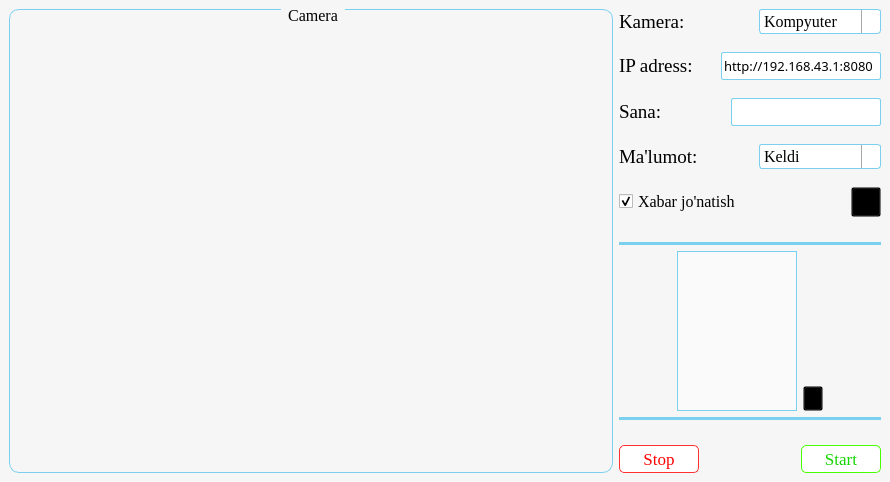
<?xml version="1.0" encoding="UTF-8"?>
<ui version="4.0">
 <class>MainWindow</class>
 <widget class="QMainWindow" name="MainWindow">
  <property name="geometry">
   <rect>
    <x>0</x>
    <y>0</y>
    <width>890</width>
    <height>482</height>
   </rect>
  </property>
  <property name="minimumSize">
   <size>
    <width>890</width>
    <height>482</height>
   </size>
  </property>
  <property name="maximumSize">
   <size>
    <width>890</width>
    <height>482</height>
   </size>
  </property>
  <property name="font">
   <font>
    <family>MS Serif</family>
   </font>
  </property>
  <property name="windowTitle">
   <string>Kamera</string>
  </property>
  <property name="windowIcon">
   <iconset>
    <normalon>:/Icons/Icons/camera.png</normalon>
   </iconset>
  </property>
  <property name="styleSheet">
   <string notr="true"/>
  </property>
  <property name="iconSize">
   <size>
    <width>32</width>
    <height>20</height>
   </size>
  </property>
  <widget class="QWidget" name="centralwidget">
   <property name="styleSheet">
    <string notr="true">#centralwidget {
    background-color: rgb(246, 246, 246);
}</string>
   </property>
   <layout class="QGridLayout" name="gridLayout_3">
    <item row="0" column="0">
     <layout class="QHBoxLayout" name="horizontalLayout_7">
      <item>
       <widget class="QGroupBox" name="groupBox">
        <property name="font">
         <font>
          <family>Georgia</family>
          <pointsize>12</pointsize>
         </font>
        </property>
        <property name="styleSheet">
         <string notr="true">QGroupBox{
    margin-top: 0.5em;
 border: 1px solid #7cd0ef;
border-radius: 10px;
}

QGroupBox::title{
    top: -3px;
subcontrol-position: top center;
subcontrol-origin: margin;
padding: 0 5px 0 5px;
}</string>
        </property>
        <property name="title">
         <string>Camera</string>
        </property>
        <layout class="QGridLayout" name="gridLayout">
         <item row="0" column="0">
          <widget class="QLabel" name="label">
           <property name="minimumSize">
            <size>
             <width>580</width>
             <height>435</height>
            </size>
           </property>
           <property name="maximumSize">
            <size>
             <width>580</width>
             <height>435</height>
            </size>
           </property>
           <property name="styleSheet">
            <string notr="true"/>
           </property>
           <property name="text">
            <string/>
           </property>
          </widget>
         </item>
        </layout>
       </widget>
      </item>
      <item>
       <layout class="QVBoxLayout" name="verticalLayout_2">
        <item>
         <layout class="QVBoxLayout" name="verticalLayout">
          <property name="spacing">
           <number>18</number>
          </property>
          <item>
           <layout class="QHBoxLayout" name="horizontalLayout">
            <item>
             <widget class="QLabel" name="label_2">
              <property name="font">
               <font>
                <family>Times New Roman</family>
                <pointsize>14</pointsize>
               </font>
              </property>
              <property name="text">
               <string>Kamera:</string>
              </property>
             </widget>
            </item>
            <item>
             <widget class="QComboBox" name="comboBox">
              <property name="minimumSize">
               <size>
                <width>113</width>
                <height>25</height>
               </size>
              </property>
              <property name="font">
               <font>
                <family>Georgia</family>
                <pointsize>12</pointsize>
               </font>
              </property>
              <property name="styleSheet">
               <string notr="true">QComboBox {
    border: 1px solid #7cd0ef;
    border-radius: 3px;
	min-width: 8.5em;
}
QComboBox:hover{
border-color: #5487ee;
}


QComboBox::drop-down {
    subcontrol-origin: padding;
	subcontrol-position: top right;
	width: 18px;
 
	border-left-width: 1px;
	border-left-color: darkgray;
	border-left-style: solid;
	border-top-right-radius: 3px;
	border-bottom-right-radius: 3px;
}



QComboBox::down-arrow {
  image:  url(:/Icons/Icons/drop-down-arrow.png);
width: 20px;
}
QComboBox::drop-down:hover {
	/* Does this work with QDateEdit??? */
	background-color: qlineargradient(x1: 0, y1: 0, x2: 0, y2: 1, stop: 0 #d8d7d7, stop: 1 #e9e9e9);
}

QComboBox::down-arrow:on { /* shift the arrow when popup is open */
    top: 1px;
    left: 1px;
}</string>
              </property>
              <property name="currentIndex">
               <number>0</number>
              </property>
              <item>
               <property name="text">
                <string>Kompyuter</string>
               </property>
               <property name="icon">
                <iconset>
                 <normalon>:/Icons/Icons/laptop.png</normalon>
                </iconset>
               </property>
              </item>
              <item>
               <property name="text">
                <string>IP Webcam</string>
               </property>
               <property name="icon">
                <iconset>
                 <normalon>:/Icons/Icons/wifi.png</normalon>
                </iconset>
               </property>
              </item>
             </widget>
            </item>
           </layout>
          </item>
          <item>
           <layout class="QHBoxLayout" name="horizontalLayout_2">
            <item>
             <widget class="QLabel" name="label_3">
              <property name="font">
               <font>
                <family>Times New Roman</family>
                <pointsize>14</pointsize>
               </font>
              </property>
              <property name="text">
               <string>IP adress:</string>
              </property>
             </widget>
            </item>
            <item>
             <widget class="QLineEdit" name="lineEdit">
              <property name="minimumSize">
               <size>
                <width>160</width>
                <height>28</height>
               </size>
              </property>
              <property name="maximumSize">
               <size>
                <width>160</width>
                <height>28</height>
               </size>
              </property>
              <property name="font">
               <font>
                <family>Yu Gothic Medium</family>
                <pointsize>10</pointsize>
               </font>
              </property>
              <property name="styleSheet">
               <string notr="true">QLineEdit{border-radius: 2px;
border: 1px solid #7cd0ef;
}
QLineEdit:hover{
border-color: #5487ee;
}
</string>
              </property>
              <property name="text">
               <string>http://192.168.43.1:8080</string>
              </property>
              <property name="placeholderText">
               <string>http://ip-adress:port</string>
              </property>
              <property name="cursorMoveStyle">
               <enum>Qt::LogicalMoveStyle</enum>
              </property>
              <property name="clearButtonEnabled">
               <bool>false</bool>
              </property>
             </widget>
            </item>
           </layout>
          </item>
          <item>
           <layout class="QHBoxLayout" name="horizontalLayout_5">
            <item>
             <widget class="QLabel" name="label_5">
              <property name="font">
               <font>
                <family>Times New Roman</family>
                <pointsize>14</pointsize>
               </font>
              </property>
              <property name="text">
               <string>Sana:</string>
              </property>
             </widget>
            </item>
            <item>
             <widget class="QLineEdit" name="lineEdit_2">
              <property name="minimumSize">
               <size>
                <width>150</width>
                <height>28</height>
               </size>
              </property>
              <property name="maximumSize">
               <size>
                <width>150</width>
                <height>28</height>
               </size>
              </property>
              <property name="font">
               <font>
                <family>Times New Roman</family>
                <pointsize>13</pointsize>
               </font>
              </property>
              <property name="styleSheet">
               <string notr="true">QLineEdit{border-radius: 2px;
border: 1px solid #7cd0ef;
}
QLineEdit:hover{
border-color: #5487ee;
}
</string>
              </property>
              <property name="alignment">
               <set>Qt::AlignCenter</set>
              </property>
              <property name="readOnly">
               <bool>true</bool>
              </property>
             </widget>
            </item>
           </layout>
          </item>
          <item>
           <layout class="QHBoxLayout" name="horizontalLayout_4">
            <item>
             <widget class="QLabel" name="label_4">
              <property name="font">
               <font>
                <family>Times New Roman</family>
                <pointsize>14</pointsize>
               </font>
              </property>
              <property name="text">
               <string>Ma'lumot:</string>
              </property>
             </widget>
            </item>
            <item>
             <widget class="QComboBox" name="comboBox_2">
              <property name="minimumSize">
               <size>
                <width>113</width>
                <height>25</height>
               </size>
              </property>
              <property name="font">
               <font>
                <family>Georgia</family>
                <pointsize>12</pointsize>
               </font>
              </property>
              <property name="styleSheet">
               <string notr="true">QComboBox {
    border: 1px solid #7cd0ef;
    border-radius: 3px;
	min-width: 8.5em;
}
QComboBox:hover{
border-color: #5487ee;
}


QComboBox::drop-down {
    subcontrol-origin: padding;
	subcontrol-position: top right;
	width: 18px;
 
	border-left-width: 1px;
	border-left-color: darkgray;
	border-left-style: solid;
	border-top-right-radius: 3px;
	border-bottom-right-radius: 3px;
}



QComboBox::down-arrow {
  image: url(:/Icons/Icons/drop-down-arrow.png);
width: 20px;
}
QComboBox::drop-down:hover {
	/* Does this work with QDateEdit??? */
	background-color: qlineargradient(x1: 0, y1: 0, x2: 0, y2: 1, stop: 0 #d8d7d7, stop: 1 #e9e9e9);
}

QComboBox::down-arrow:on { /* shift the arrow when popup is open */
    top: 1px;
    left: 1px;
}</string>
              </property>
              <item>
               <property name="text">
                <string>Keldi</string>
               </property>
               <property name="icon">
                <iconset>
                 <normalon>:/Icons/Icons/came.png</normalon>
                </iconset>
               </property>
              </item>
              <item>
               <property name="text">
                <string>Ketdi</string>
               </property>
               <property name="icon">
                <iconset>
                 <normalon>:/Icons/Icons/leave.png</normalon>
                </iconset>
               </property>
              </item>
             </widget>
            </item>
           </layout>
          </item>
          <item>
           <layout class="QHBoxLayout" name="horizontalLayout_6">
            <item>
             <widget class="QCheckBox" name="checkBox">
              <property name="font">
               <font>
                <family>Georgia</family>
                <pointsize>12</pointsize>
               </font>
              </property>
              <property name="cursor">
               <cursorShape>ArrowCursor</cursorShape>
              </property>
              <property name="text">
               <string>Xabar jo'natish</string>
              </property>
              <property name="icon">
               <iconset>
                <normalon>:/Icons/Icons/telegram.png</normalon>
               </iconset>
              </property>
              <property name="iconSize">
               <size>
                <width>24</width>
                <height>24</height>
               </size>
              </property>
              <property name="checked">
               <bool>true</bool>
              </property>
             </widget>
            </item>
            <item>
             <spacer name="horizontalSpacer_2">
              <property name="orientation">
               <enum>Qt::Horizontal</enum>
              </property>
              <property name="sizeHint" stdset="0">
               <size>
                <width>40</width>
                <height>20</height>
               </size>
              </property>
             </spacer>
            </item>
            <item>
             <widget class="QPushButton" name="pushButton_3">
              <property name="minimumSize">
               <size>
                <width>30</width>
                <height>30</height>
               </size>
              </property>
              <property name="maximumSize">
               <size>
                <width>30</width>
                <height>30</height>
               </size>
              </property>
              <property name="cursor">
               <cursorShape>PointingHandCursor</cursorShape>
              </property>
              <property name="styleSheet">
               <string notr="true">QPushButton{
background: transparent;
}
QPushButton::hover{
border-radius: 5px;
background: rgba(58, 247, 240, 0.1);
}
QPushButton::pressed{
background: rgba(58, 247, 240, 0.2);
}</string>
              </property>
              <property name="text">
               <string/>
              </property>
              <property name="icon">
               <iconset>
                <normalon>:/Icons/Icons/volume_on.png</normalon>
               </iconset>
              </property>
              <property name="iconSize">
               <size>
                <width>28</width>
                <height>28</height>
               </size>
              </property>
             </widget>
            </item>
           </layout>
          </item>
         </layout>
        </item>
        <item>
         <spacer name="verticalSpacer_2">
          <property name="orientation">
           <enum>Qt::Vertical</enum>
          </property>
          <property name="sizeHint" stdset="0">
           <size>
            <width>259</width>
            <height>13</height>
           </size>
          </property>
         </spacer>
        </item>
        <item>
         <layout class="QGridLayout" name="gridLayout_2">
          <item row="0" column="0" colspan="4">
           <widget class="Line" name="line">
            <property name="styleSheet">
             <string notr="true">border: none;
background-color: #7cd0ef;</string>
            </property>
            <property name="orientation">
             <enum>Qt::Horizontal</enum>
            </property>
           </widget>
          </item>
          <item row="1" column="1" rowspan="2">
           <widget class="QLabel" name="label_6">
            <property name="minimumSize">
             <size>
              <width>120</width>
              <height>160</height>
             </size>
            </property>
            <property name="maximumSize">
             <size>
              <width>120</width>
              <height>160</height>
             </size>
            </property>
            <property name="styleSheet">
             <string notr="true">border: 1px solid #7cd0ef;
background-color: #fafafa;</string>
            </property>
            <property name="text">
             <string/>
            </property>
            <property name="scaledContents">
             <bool>true</bool>
            </property>
           </widget>
          </item>
          <item row="1" column="3">
           <spacer name="verticalSpacer_3">
            <property name="orientation">
             <enum>Qt::Vertical</enum>
            </property>
            <property name="sizeHint" stdset="0">
             <size>
              <width>20</width>
              <height>40</height>
             </size>
            </property>
           </spacer>
          </item>
          <item row="2" column="0">
           <spacer name="horizontalSpacer_4">
            <property name="orientation">
             <enum>Qt::Horizontal</enum>
            </property>
            <property name="sizeHint" stdset="0">
             <size>
              <width>40</width>
              <height>20</height>
             </size>
            </property>
           </spacer>
          </item>
          <item row="2" column="2">
           <widget class="QPushButton" name="pushButton_7">
            <property name="minimumSize">
             <size>
              <width>20</width>
              <height>25</height>
             </size>
            </property>
            <property name="maximumSize">
             <size>
              <width>20</width>
              <height>25</height>
             </size>
            </property>
            <property name="cursor">
             <cursorShape>PointingHandCursor</cursorShape>
            </property>
            <property name="styleSheet">
             <string notr="true">QPushButton{
background: transparent;
}
QPushButton::hover{
border-radius: 5px;
background: rgba(58, 247, 240, 0.1);
}
QPushButton::pressed{
background: rgba(58, 247, 240, 0.2);
}</string>
            </property>
            <property name="text">
             <string/>
            </property>
            <property name="icon">
             <iconset>
              <normalon>:/Icons/Icons/cancel2.png</normalon>
             </iconset>
            </property>
            <property name="iconSize">
             <size>
              <width>14</width>
              <height>14</height>
             </size>
            </property>
           </widget>
          </item>
          <item row="2" column="3">
           <spacer name="horizontalSpacer_3">
            <property name="orientation">
             <enum>Qt::Horizontal</enum>
            </property>
            <property name="sizeHint" stdset="0">
             <size>
              <width>40</width>
              <height>20</height>
             </size>
            </property>
           </spacer>
          </item>
          <item row="3" column="0" colspan="4">
           <widget class="Line" name="line_2">
            <property name="windowModality">
             <enum>Qt::NonModal</enum>
            </property>
            <property name="styleSheet">
             <string notr="true">border: none;
background-color: #7cd0ef;
height: 1px;</string>
            </property>
            <property name="frameShadow">
             <enum>QFrame::Plain</enum>
            </property>
            <property name="midLineWidth">
             <number>0</number>
            </property>
            <property name="orientation">
             <enum>Qt::Horizontal</enum>
            </property>
           </widget>
          </item>
         </layout>
        </item>
        <item>
         <spacer name="verticalSpacer">
          <property name="orientation">
           <enum>Qt::Vertical</enum>
          </property>
          <property name="sizeHint" stdset="0">
           <size>
            <width>259</width>
            <height>13</height>
           </size>
          </property>
         </spacer>
        </item>
        <item>
         <layout class="QHBoxLayout" name="horizontalLayout_3">
          <item>
           <widget class="QPushButton" name="pushButton_2">
            <property name="enabled">
             <bool>true</bool>
            </property>
            <property name="minimumSize">
             <size>
              <width>80</width>
              <height>28</height>
             </size>
            </property>
            <property name="maximumSize">
             <size>
              <width>100</width>
              <height>16777215</height>
             </size>
            </property>
            <property name="font">
             <font>
              <family>Georgia</family>
              <pointsize>13</pointsize>
              <weight>50</weight>
              <italic>false</italic>
              <bold>false</bold>
              <strikeout>false</strikeout>
             </font>
            </property>
            <property name="cursor">
             <cursorShape>PointingHandCursor</cursorShape>
            </property>
            <property name="styleSheet">
             <string notr="true">QPushButton {
color: rgb(255, 0, 0);
background-color: white;
border-radius: 5px;
border: 1px solid rgb(255, 49, 49);
}
QPushButton:hover {
color: white;
background-color: rgb(255, 49, 49);
}
QPushButton:pressed {
color: white;
background-color: rgb(255, 0, 0);
border: 2px solid rgb(255, 0, 0);
}</string>
            </property>
            <property name="text">
             <string>Stop</string>
            </property>
           </widget>
          </item>
          <item>
           <spacer name="horizontalSpacer">
            <property name="orientation">
             <enum>Qt::Horizontal</enum>
            </property>
            <property name="sizeHint" stdset="0">
             <size>
              <width>40</width>
              <height>20</height>
             </size>
            </property>
           </spacer>
          </item>
          <item>
           <widget class="QPushButton" name="pushButton">
            <property name="minimumSize">
             <size>
              <width>80</width>
              <height>28</height>
             </size>
            </property>
            <property name="maximumSize">
             <size>
              <width>100</width>
              <height>16777215</height>
             </size>
            </property>
            <property name="font">
             <font>
              <family>Georgia</family>
              <pointsize>13</pointsize>
              <weight>50</weight>
              <bold>false</bold>
             </font>
            </property>
            <property name="cursor">
             <cursorShape>PointingHandCursor</cursorShape>
            </property>
            <property name="styleSheet">
             <string notr="true">QPushButton {
color: rgb(21, 214, 0);
background-color: white;
border-radius: 5px;
border: 1px solid rgb(70, 255, 3);
}
QPushButton:hover {
color: white;
background-color: rgb(70, 255, 3);
}
QPushButton:pressed {
color: white;
background-color: rgb(21, 214, 0);
border: 2px solid rgb(21, 214, 0);
}</string>
            </property>
            <property name="text">
             <string>Start</string>
            </property>
           </widget>
          </item>
         </layout>
        </item>
       </layout>
      </item>
     </layout>
    </item>
   </layout>
  </widget>
 </widget>
 <resources>
  <include location="../Res.qrc"/>
 </resources>
 <connections/>
</ui>
